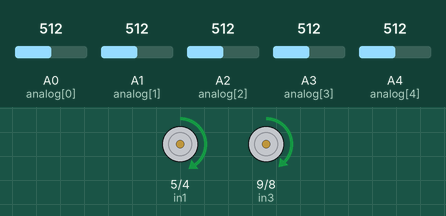
Recording of a sketch running on a simulated Arduino Uno, built with avr-gcc and run on an emulated ATmega328P. On the bench: motor-driver pin pairs drawn as motors (green arrow = first pin HIGH = forward, orange = second pin HIGH = backward, longer = more drive, scaled by the enable pin). The test bench sets the inputs (shaded band); at power-on: A1 (analog[1]) = 512, A2 (analog[2]) = 512, A0 (analog[0]) = 512, A3 (analog[3]) = 512, A4 (analog[4]) = 512. What the sketch prints to the serial monitor is not drawn.

Above: at 2.3 s.
2.4 s: A1 (analog[1]) set to 575
5.7 s: A1 (analog[1]) set to 603
10.9 s: A1 (analog[1]) set to 306
13.5 s: A2 (analog[2]) set to 579
16.2 s: A2 (analog[2]) set to 602
21.4 s: A2 (analog[2]) set to 306
Timing chart, 0 to 24.4 s (numbered marks = the images above; inputs shaded):
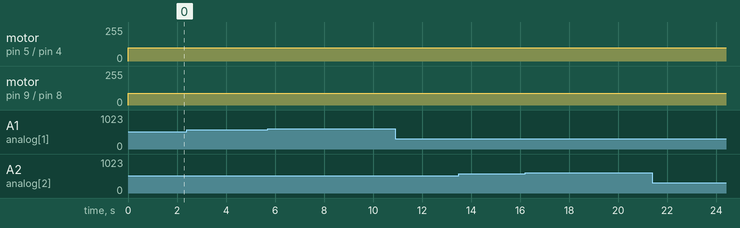

The sketch:

robotCar.ino
```cpp
// motor one
#define enA  6
#define in1  5
#define in2  4
#define enB  10
#define in3  9
#define in4  8

uint8_t analog[] = { A0, A1, A2, A3, A4};

void setup()
{
  Serial.begin(9600);
  // set all the motor control pins to outputs
  pinMode(enA, OUTPUT);
  pinMode(in1, OUTPUT);
  pinMode(in2, OUTPUT);
  pinMode(enB, OUTPUT);
  pinMode(in3, OUTPUT);
  pinMode(in4, OUTPUT);
  for(int i=0; i<5; ++i)
    pinMode(analog[i], INPUT);

}

void FD(int SPEED1 , int SPEED2) {
  digitalWrite(in1, HIGH);
  digitalWrite(in2, LOW);
  analogWrite(enA, SPEED1);
  digitalWrite(in3, HIGH);
  digitalWrite(in4, LOW);
  analogWrite(enB, SPEED2);
}

void BK(int SPEED1 , int SPEED2) {
  digitalWrite(in1, LOW);
  digitalWrite(in2, HIGH);
  analogWrite(enA, SPEED1);
  digitalWrite(in3, LOW);
  digitalWrite(in4, HIGH);
  analogWrite(enB, SPEED2);
}

void SR(int SPEED1 , int SPEED2) {
  digitalWrite(in1, HIGH);
  digitalWrite(in2, LOW);
  analogWrite(enA, SPEED1);
  digitalWrite(in3, LOW);
  digitalWrite(in4, HIGH);
  analogWrite(enB, SPEED2);
}

void SL(int SPEED1 , int SPEED2) {
  digitalWrite(in1, LOW);
  digitalWrite(in2, HIGH);
  analogWrite(enA, SPEED1);
  digitalWrite(in3, HIGH);
  digitalWrite(in4, LOW);
  analogWrite(enB, SPEED2);
}

void TR(int SPEED) {
  digitalWrite(in1, HIGH);
  digitalWrite(in2, LOW);
  analogWrite(enA, SPEED);
  digitalWrite(in3, LOW);
  digitalWrite(in4, LOW);
}

void TL(int SPEED) {
  digitalWrite(in1, LOW);
  digitalWrite(in2, LOW);
  digitalWrite(in3, HIGH);
  digitalWrite(in4, LOW);
  analogWrite(enB, SPEED);
}

void AO() {
  digitalWrite(in1, LOW);
  digitalWrite(in2, LOW);
  digitalWrite(in3, LOW);
  digitalWrite(in4, LOW);
}


int state = 0;

bool sensor[] = {0,0,0,0,0};

int meanV = 590;

bool B(int n){
  if(n < meanV){ // is black
      return true;
  }else{
      return false;
  }
}

bool W(int n){
    if(n >= meanV){ // is white
      return true;
  }else{
      return false;
  }
}

void readTCRT()
{
  state = 0;
  for(int i=0; i<5; ++i)
  {
    sensor[i] = false;
    if(W(analogRead(analog[i])))
    {
      sensor[i] = true;
      state += pow(2,i);
    }
    Serial.print(state);
    Serial.print(" ");
    delay(300);
  }
  Serial.println();
}

void loop()
{
//  for (int i = 0; i < 4; ++i) {
//    FD(200, 155);
//    delay(2000);
//    AO();
//    delay(300);
//    SR(200, 150);
//    delay(180);
//    AO();
//    delay(300);
//  }
  FD(100,90);
  readTCRT();

  if(state == 2)
    SR(100, 80);

  if(state == 4)
    SL(100, 80);


}
```

Measured:
- after the input at 2.4 s, every drawn part: stays the same
- after the input at 13.5 s, every drawn part: stays the same
- after the input at 21.4 s, every drawn part: stays the same
